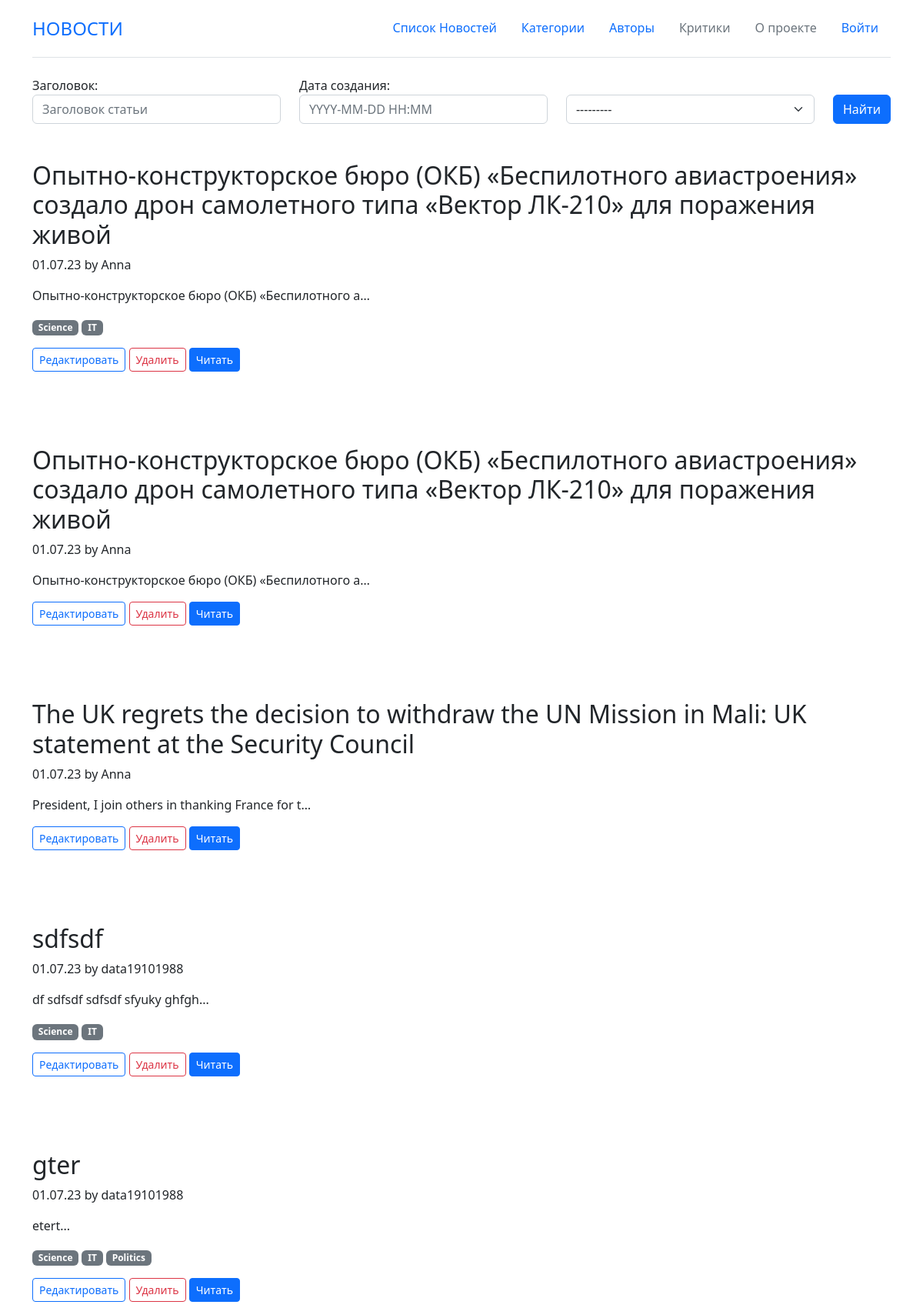
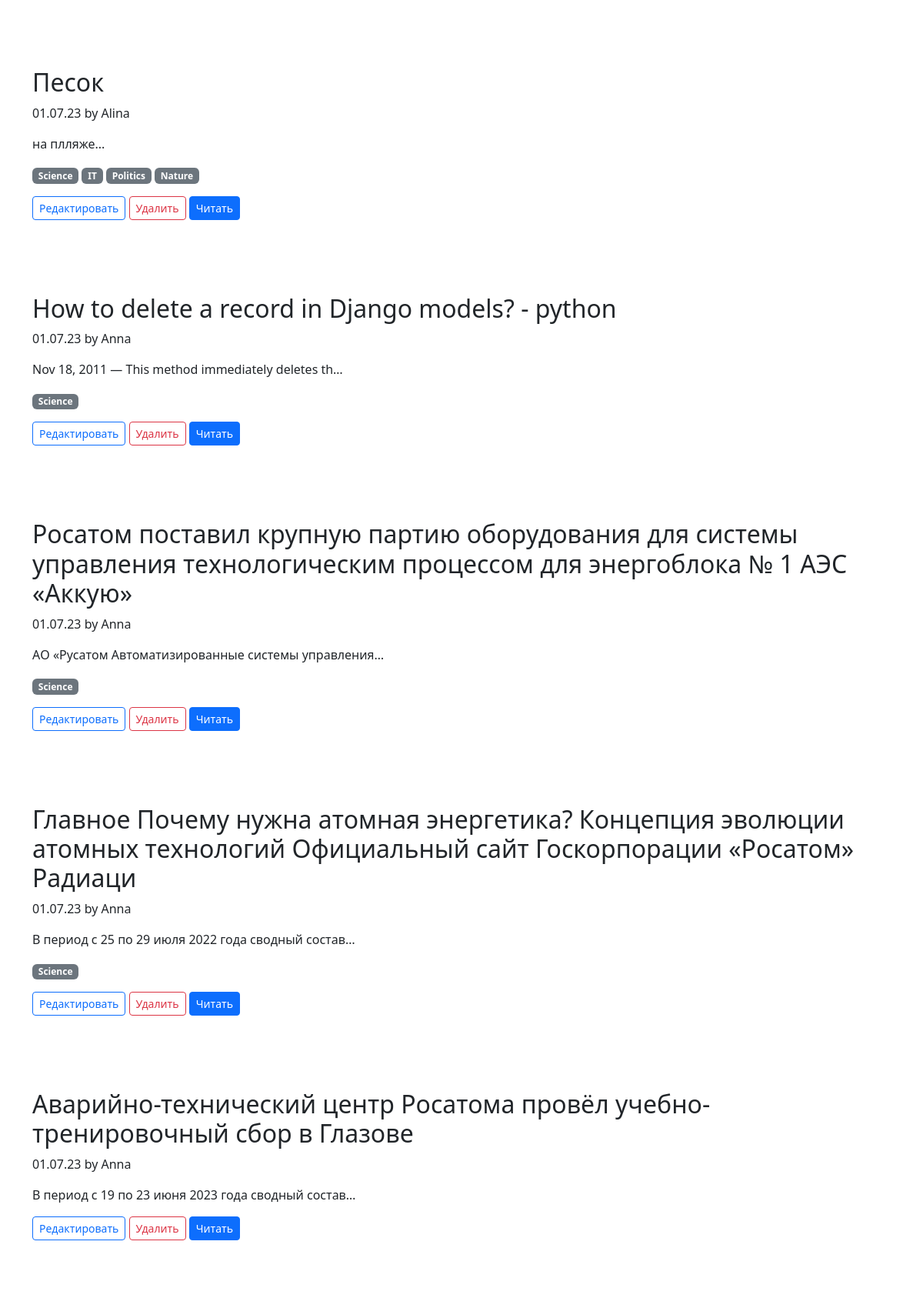
/posts/search/ (upper part), run on the app's committed database (2 pictures, top to bottom).
### news/models.py (models this page shows, shortened)
class Post(models.Model):
    class Meta:
        verbose_name = 'Посты'
        verbose_name_plural = 'Посты'
    article = "ART"
    news = "NWS"
    TYPE = [
        (article, "Статья"),
        (news, "Новость"),
    ]
    author = models.ForeignKey(Author,on_delete=models.CASCADE)
    postType = models.CharField(max_length=20, choices=TYPE, default=article)
    dateCreation = models.DateTimeField(auto_now_add=True)
    category = models.ManyToManyField(Category, through='PostCategory')
    title = models.CharField(max_length=128)
    text = models.TextField()
    rating = models.SmallIntegerField(default=0.0)
    def preview(self):
        return "".join((self.text[0:124],'...'))

class Author(models.Model):
    class Meta:
        verbose_name = 'Авторы'
        verbose_name_plural = 'Авторы'
    name = models.OneToOneField(User, on_delete=models.CASCADE)
    rating = models.SmallIntegerField(default=0)
    def __str__(self):
            return self.name.username

class Category(models.Model):
    class Meta:
        verbose_name = 'Категории'
        verbose_name_plural = 'Категории'
    name = models.CharField(max_length=64, unique=True, default="")
    subscribers = models.ManyToManyField(User)

### news/views.py (the view)
# urls.py: path('posts/search/', PostSearch.as_view(), name='search'),
class PostSearch(ListView):
    model = Post
    template_name = 'posts_search.html'
    context_object_name = 'posts'
    queryset = Post.objects.order_by('-dateCreation')
    def get_context_data(self, **kwargs): # забираем отфильтрованные объекты переопределяя метод get_context_data у наследуемого класса (привет, полиморфизм, мы скучали!!!)
        context = super().get_context_data(**kwargs)
        context['filter'] = PostFilter(self.request.GET, queryset=self.get_queryset()) # вписываем наш фильтр в контекст
        return context

### news/templates/posts_search.html (shortened to what this page needs)
{% extends 'defaultLayout.html' %}
{% load widget_tweaks %}
{% load custom_filters %}
{% block abracadabra %}
    <form method="GET">
        <div class="row  align-items-end">
            <div class="col">
                {{ filter.form.title.label_tag }}
                {% render_field filter.form.title class="form-control" placeholder="Заголовок статьи"%}
            </div>
            <div class="col">
                {{ filter.form.dateCreation.label_tag }}
                {% render_field filter.form.dateCreation class="form-control" %}
            </div>
            <div class="col">
                {% render_field filter.form.author class="form-select" %}
            </div>
            <div class="col-auto">
                <button type="submit" class="btn btn-primary">Найти</button>
              </div>
        </div>
    </form>
{% for post in filter.qs %}
<div class="row g-4 py-5 row-cols-1">
    <div class="col d-flex align-items-start">
        <div>
            <h3 class="fs-2">{{ post.title }}</h3>
            <p>{{ post.dateCreation | date:'d.m.y' }} by {{ post.author }}</p>
            <p>{{ post.preview | truncatechars:50 }}</p>
            <p>
                {% for category in post.category.all %}
                 <span class="badge text-bg-secondary">{{ category.name }}</span>
                {% endfor%}
            </p>
            <a href="{% url 'update' post.id %}" class="btn btn-outline-primary btn-sm">Редактировать</a>
            <a href="{% url 'delete' post.id %}" class="btn btn-outline-danger btn-sm">Удалить</a>
            <a href="{% url 'post' post.id %}" class="btn btn-primary btn-sm">
                Читать
            </a>
        </div>
    </div>
</div>
{% endfor %}
{% endblock abracadabra %}

### data on the page
Post: title "Опытно-конструкторское бюро (ОКБ) «Беспилотного авиастроения» создало дрон самолетного типа «Вектор ЛК-210» для поражения живой", dateCreation "01.07.23", author "Anna", preview "Опытно-конструкторское бюро (ОКБ) «Беспилотного а…"
Category: name "Science"
Category: name "IT"
Post: title "Опытно-конструкторское бюро (ОКБ) «Беспилотного авиастроения» создало дрон самолетного типа «Вектор ЛК-210» для поражения живой", dateCreation "01.07.23", author "Anna", preview "Опытно-конструкторское бюро (ОКБ) «Беспилотного а…"
Post: title "The UK regrets the decision to withdraw the UN Mission in Mali: UK statement at the Security Council", dateCreation "01.07.23", author "Anna", preview "President, I join others in thanking France for t…"
Post: title "sdfsdf", dateCreation "01.07.23", author "data19101988", preview "df sdfsdf sdfsdf sfyuky ghfgh..."
Post: title "gter", dateCreation "01.07.23", author "data19101988", preview "etert..."
Category: name "Politics"
Post: title "Песок", dateCreation "01.07.23", author "Alina", preview "на плляже..."
Category: name "Nature"
Post: title "How to delete a record in Django models? - python", dateCreation "01.07.23", author "Anna", preview "Nov 18, 2011 — This method immediately deletes th…"
Post: title "Росатом поставил крупную партию оборудования для системы управления технологическим процессом для энергоблока № 1 АЭС «Аккую»", dateCreation "01.07.23", author "Anna", preview "АО «Русатом Автоматизированные системы управления…"
Post: title "Главное Почему нужна атомная энергетика? Концепция эволюции атомных технологий Официальный сайт Госкорпорации «Росатом» Радиаци", dateCreation "01.07.23", author "Anna", preview "В период с 25 по 29 июля 2022 года сводный состав…"
Post: title "Аварийно-технический центр Росатома провёл учебно-тренировочный сбор в Глазове", dateCreation "01.07.23", author "Anna", preview "В период с 19 по 23 июня 2023 года сводный состав…"

### other printed values
{{ filter.form.title.label_tag }} "Заголовок:"
{{ filter.form.dateCreation.label_tag }} "Дата создания:"
